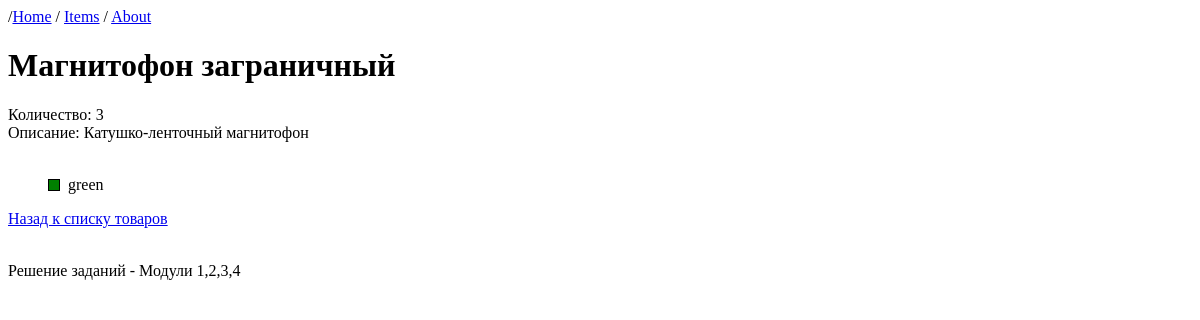
Screenshot of /item/3 with the database file from the repository.
### MainApp/models.py (models this page shows, shortened)
class Item(models.Model):
    name = models.CharField(max_length=100)
    brand = models.CharField(max_length=100)
    count = models.PositiveIntegerField()
    description = models.TextField(max_length=200, default="Базовое описание")
    colors = models.ManyToManyField(to=Color)

class Color(models.Model):
    name = models.CharField(max_length=32)

### MainApp/views.py (the view)
# urls.py: path('item/<int:item_id>', views.get_item, name='item-detail'),
def get_item(request, item_id):
    try:
        item = Item.objects.get(id=item_id)
        colors = []
        if item.colors.exists():
            colors = item.colors.all()
    except Item.DoesNotExist:
        return HttpResponseNotFound(f'Item with id={item_id} not found')
    else:
        context = {
            "item": item,
            "colors": colors
        }
        return render(request, "item-page.html", context)

### templates/item-page.html (shortened to what this page needs)
{% extends 'base.html' %}
{% load static %}
{% block style %}
    <link rel="stylesheet" href="{% static 'style.css' %}">
{% endblock %}
{% block content %}
{% include 'header.html' %}
    <h1>{{ item.name }} </h1>
    <div>
        Количество: {{ item.count | default:"Товар отсутствует на складе" }}
    </div>
    <div>
        Описание: {{ item.description }}
    </div>
    <br>
    <ul class="ul_no_mark">
    {% for color in colors %}
        <li><div class="div_color" style="background-color:{{color.name}};"></div>&nbsp;&nbsp;{{ color.name }}</li>
    {% endfor %}
    </ul>
    <a href="{% url 'items-list' %}"> Назад к списку товаров </a>
{% include 'footer.html' %}
{% endblock %}

### static/style.css (style rules this page uses)
.ul_no_mark { list-style-type: none }
.div_color { border:1px solid #000; width:10px; height:10px; margin-top:3px; float:left; }

### rows the page displays
Item: name "Магнитофон заграничный", count "3", description "Катушко-ленточный магнитофон"
Color: name "green"
